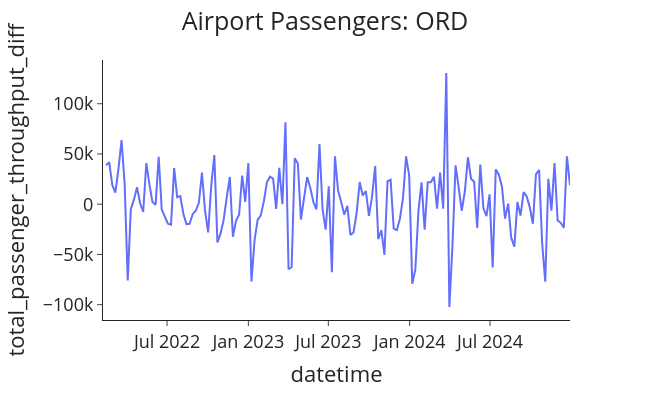

The code cell stored with this chart in its notebook:
### Code cell
# Make the data stationary
data_proc['passengers_boxcox'], lam = boxcox(data_proc['total_passenger_throughput'])
data_proc["passengers_boxcox_diff"] = data_proc["passengers_boxcox"].diff()
data_proc.dropna(inplace=True)

data_proc['passengers_log'] = np.log(data_proc['total_passenger_throughput'])
data_proc['passengers_log_diff'] = data_proc['passengers_log'].diff()

data_proc['total_passenger_throughput_diff'] = data_proc['total_passenger_throughput'].diff()

# Plot the stationary passenger data
plot_passenger_volumes(df=data_proc,x='datetime', y='total_passenger_throughput_diff',airport=airport)

### Figure 1 — Plotly figure (JSON) as saved in the notebook; plotly's stock layout.template omitted (floating-point values rounded to 4 significant figures; data arrays with more than 128 entries replaced by an {"elided": "..."} marker saying what was removed)
{"data": [{"hovertemplate": "datetime=%{x}<br>total_passenger_throughput_diff=%{y}<extra></extra>", "legendgroup": "", "line": {"color": "#636efa", "dash": "solid"}, "marker": {"symbol": "circle"}, "mode": "lines", "name": "", "orientation": "v", "showlegend": false, "type": "scatter", "x": {"elided": "152 str values"}, "xaxis": "x", "y": {"elided": "152 int values"}, "yaxis": "y"}], "layout": {"font": {"size": 18}, "height": 400, "legend": {"tracegroupgap": 0}, "margin": {"t": 60}, "title": {"text": "Airport Passengers: ORD", "x": 0.5}, "width": 650, "xaxis": {"anchor": "y", "domain": [0, 1], "title": {"text": "datetime"}}, "yaxis": {"anchor": "x", "domain": [0, 1], "title": {"text": "total_passenger_throughput_diff"}}}}
